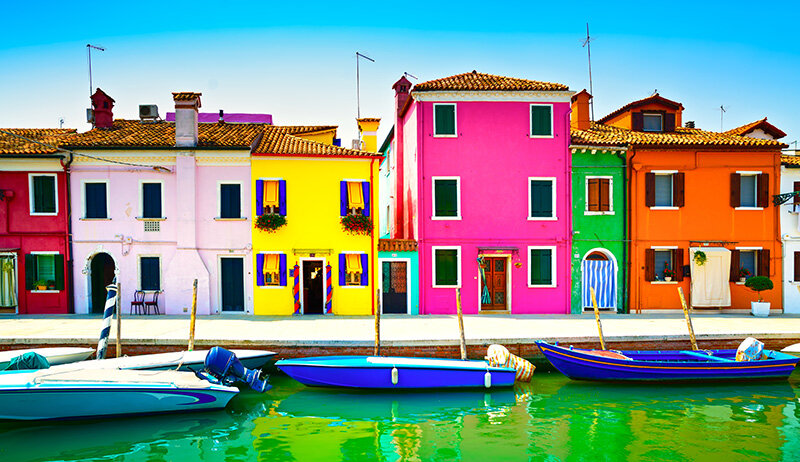
#> input picture code/color dominant image.jpg, 800 x 462 px, found by its file name
$ python color_dominant_extraction.py
#> lines starting #> are read from the running program, lines starting #| are printed output that depends on the picture
import cv2 as cv
import matplotlib.pyplot as plt
from sklearn.cluster import KMeans
import numpy as np

img = cv.imread(r"color dominant extraction\color dominant image.jpg")
#> img is the input picture: shape (462, 800, 3); mean B, G, R 136.4, 148.4, 129.1
img = cv.cvtColor(img, cv.COLOR_BGR2RGB)
plt.imshow(img)
img_resized = cv.resize(img, (200, 150), interpolation=cv.INTER_AREA)
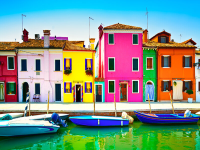
#> img_resized: shape (150, 200, 3); mean R, G, B 129.1, 148.4, 136.4

X = img_resized.reshape(-1, 3)

k = 6
model = KMeans(n_clusters=k)
model.fit(X)

centroids = model.cluster_centers_
colors = np.array(centroids, dtype=np.uint8)
plt.figure(figsize=(12, 4))
for i, color in enumerate(colors, 1):
    plt.subplot(1, k, i)
    plt.axis('off')
    mat = np.zeros((100, 100, 3), dtype='uint8')
    mat[:, :, :] = color
    plt.imshow(mat)

plt.show()
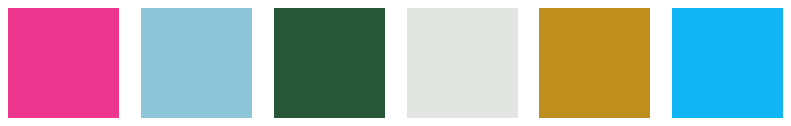
#> figure drawn by matplotlib, 6 panels
